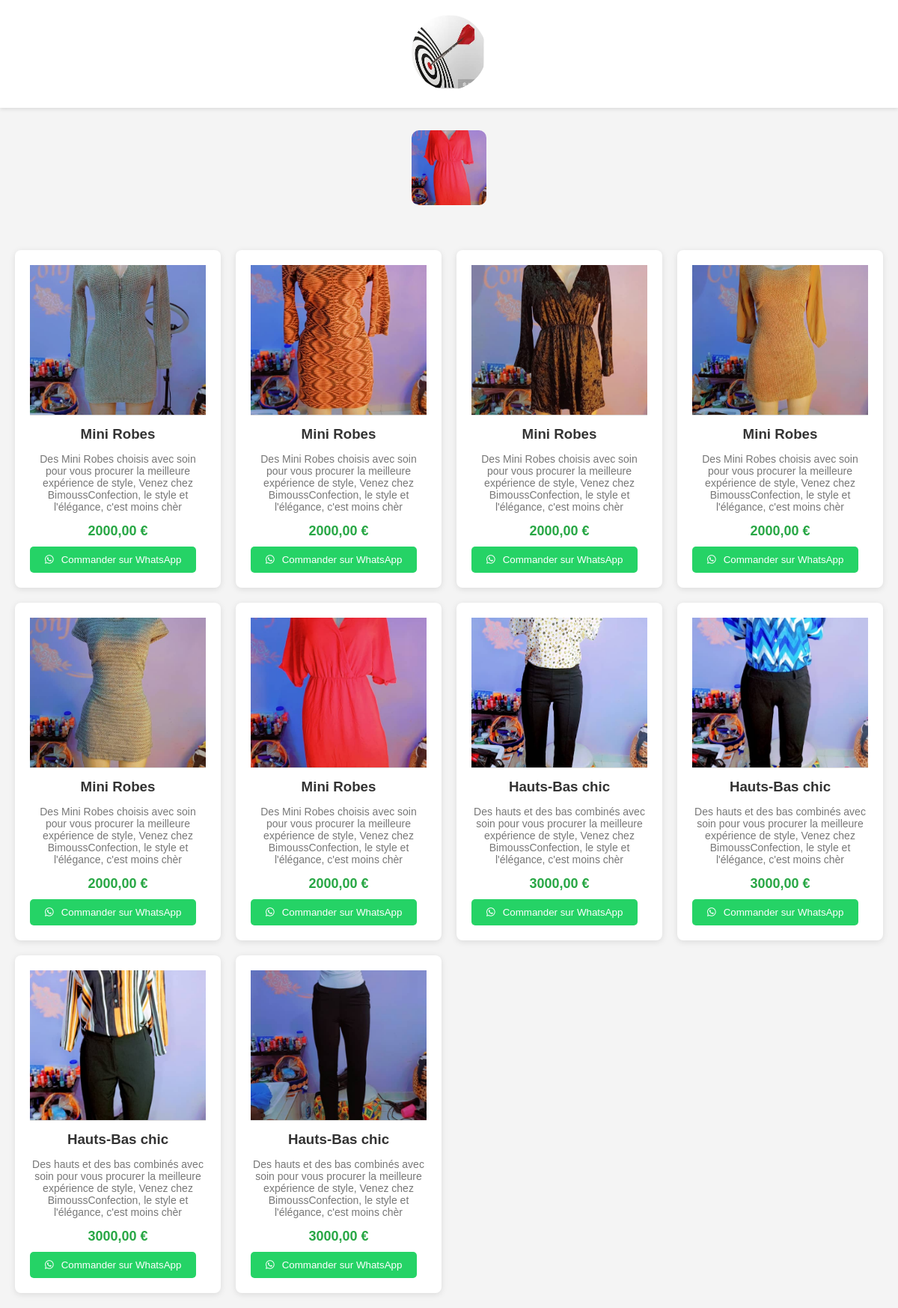
The page / on the database its author committed.
### esperanza/models.py (models this page shows, shortened)
class Produit(models.Model):
    nom = models.CharField(max_length=255)  # Champ obligatoire
    description = models.TextField(blank=True, null=True)  # Facultatif
    caracteristiques_particulieres = models.TextField(blank=True, null=True)  # Facultatif
    prix_commercial = models.DecimalField(max_digits=10, decimal_places=2)  # Champ obligatoire
    prix_partenaire = models.DecimalField(max_digits=10, decimal_places=2, blank=True, null=True)  # Facultatif
    couleur = models.CharField(max_length=50, blank=True, null=True)  # Facultatif
    categorie = models.ForeignKey(Categorie, on_delete=models.CASCADE)  # Champ obligatoire
    image = models.ImageField(upload_to='produits/', blank=False, null=False)  # Image obligatoire
    pays = models.ForeignKey(Pays, on_delete=models.CASCADE, blank=True, null=True)  # Facultatif

### esperanza/views.py (the view)
# urls.py: path('', views.produits_view, name='produits'),
def produits_view(request):
    produits = Produit.objects.all().order_by('-id')  # Afficher du dernier au premier produit
    return render(request, 'produits.html', {'produits': produits})

### esperanza/templates/produits.html (shortened to what this page needs)
{% load static %}
<!DOCTYPE html>
<html lang="fr">
<head>
    <link rel="stylesheet" href="https://cdnjs.cloudflare.com/ajax/libs/font-awesome/6.0.0-beta3/css/all.min.css">
</head>
<body>
    <header>
        <img src="{% static 'esperanza.jpeg' %}" alt="Raaga Logo">
    </header>
    <div class="miniature-box">
        {% for produit in produits %}
            <img src="{{ produit.image.url }}" alt="Miniature Produit" class="miniature">
        {% endfor %}
    </div>
    <div class="product-grid">
        {% for produit in produits %}
            <div class="product-card">
                <a href="{% url 'produit_detail' produit.id %}">
                    <img src="{{ produit.image.url }}" alt="{{ produit.nom }}">
                </a>
                <h3>{{ produit.nom }}</h3>
                <p>{{ produit.description }}</p>
                <div class="price">{{ produit.prix_commercial }} €</div>
                <button class="whatsapp-btn" onclick="window.location.href='https://wa.me/+22657558796?text=Bonjour! Je souhaite commander le produit {{ produit.nom }}--{{ produit.prix_commercial }} fcfa est-ce Disponible ?'">
                    <i class="fab fa-whatsapp"></i> Commander sur WhatsApp
                </button>
            </div>
        {% endfor %}
    </div>
</body>
</html>

### esperanza/templates/produits.html (style rules this page uses)
body { font-family: Arial, sans-serif; background-color: #f4f4f4; margin: 0; padding: 0; text-align: center; }
header { background-color: #fff; padding: 20px 0; box-shadow: 0 2px 5px rgba(0,0,0,0.1); }
header img { width: 100px; height: 100px; border-radius: 50%; }
.product-grid { display: grid; grid-template-columns: repeat(auto-fit, minmax(250px, 1fr)); gap: 20px; padding: 20px; margin-top: 30px; }
.product-card { background-color: #fff; border-radius: 8px; box-shadow: 0 2px 8px rgba(0, 0, 0, 0.1); overflow: hidden; text-align: center; padding: 20px; transition: transform 0.3s ease; }
.product-card img { width: 100%; height: 200px; object-fit: cover; border-bottom: 1px solid #ddd; }
.product-card h3 { margin: 10px 0; color: #333; }
.product-card p { font-size: 14px; color: #777; }
.product-card .price { font-size: 18px; color: #28a745; font-weight: bold; margin: 10px 0; }
.product-card .whatsapp-btn { background-color: #25d366; color: white; padding: 10px 20px; border: none; border-radius: 5px; cursor: pointer; display: flex; align-items: center; justify-content: center; gap: 10px; transition: background-color 0.3s ease; }
.miniature-box { margin: 20px auto; width: 80%; overflow: hidden; display: flex; justify-content: center; flex-wrap: wrap; }
.miniature { width: 100px; height: 100px; margin: 10px; border-radius: 10px; object-fit: cover; display: none; }

### rows shown on the page
Produit: image (picture), nom "Mini Robes", description "Des Mini Robes choisis avec soin pour vous procurer la meilleure expérience de style, Venez chez BimoussConfection, le style et l'élégance, c'est moins chèr", prix_commercial "2000,00"
Produit: image (picture), nom "Mini Robes", description "Des Mini Robes choisis avec soin pour vous procurer la meilleure expérience de style, Venez chez BimoussConfection, le style et l'élégance, c'est moins chèr", prix_commercial "2000,00"
Produit: image (picture), nom "Mini Robes", description "Des Mini Robes choisis avec soin pour vous procurer la meilleure expérience de style, Venez chez BimoussConfection, le style et l'élégance, c'est moins chèr", prix_commercial "2000,00"
Produit: image (picture), nom "Mini Robes", description "Des Mini Robes choisis avec soin pour vous procurer la meilleure expérience de style, Venez chez BimoussConfection, le style et l'élégance, c'est moins chèr", prix_commercial "2000,00"
Produit: image (picture), nom "Mini Robes", description "Des Mini Robes choisis avec soin pour vous procurer la meilleure expérience de style, Venez chez BimoussConfection, le style et l'élégance, c'est moins chèr", prix_commercial "2000,00"
Produit: image (picture), nom "Mini Robes", description "Des Mini Robes choisis avec soin pour vous procurer la meilleure expérience de style, Venez chez BimoussConfection, le style et l'élégance, c'est moins chèr", prix_commercial "2000,00"
Produit: image (picture), nom "Hauts-Bas chic", description "Des hauts et des bas combinés avec soin pour vous procurer la meilleure expérience de style, Venez chez BimoussConfection, le style et l'élégance, c'est moins chèr", prix_commercial "3000,00"
Produit: image (picture), nom "Hauts-Bas chic", description "Des hauts et des bas combinés avec soin pour vous procurer la meilleure expérience de style, Venez chez BimoussConfection, le style et l'élégance, c'est moins chèr", prix_commercial "3000,00"
Produit: image (picture), nom "Hauts-Bas chic", description "Des hauts et des bas combinés avec soin pour vous procurer la meilleure expérience de style, Venez chez BimoussConfection, le style et l'élégance, c'est moins chèr", prix_commercial "3000,00"
Produit: image (picture), nom "Hauts-Bas chic", description "Des hauts et des bas combinés avec soin pour vous procurer la meilleure expérience de style, Venez chez BimoussConfection, le style et l'élégance, c'est moins chèr", prix_commercial "3000,00"
